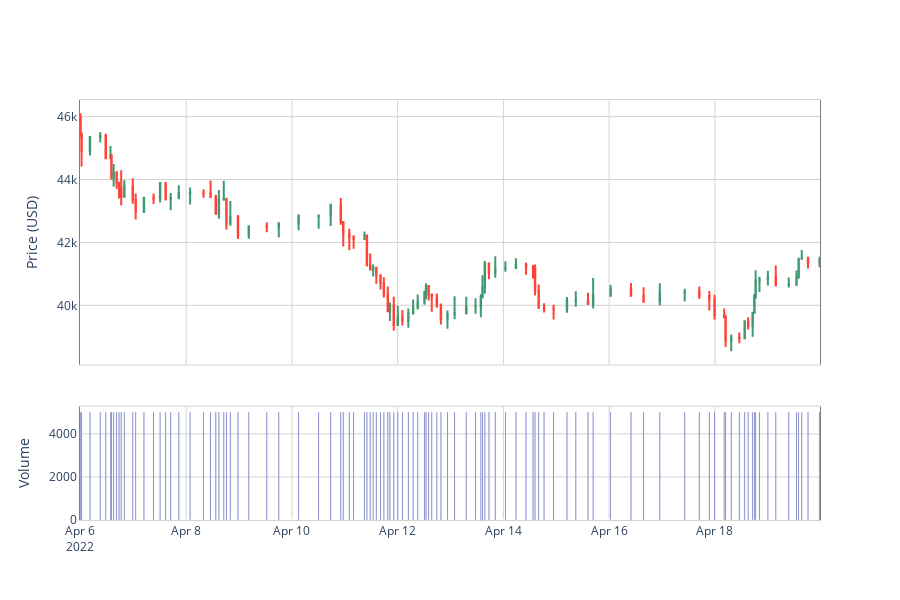

Notebook cell for this chart:
### Code cell
plot_candlestick_with_volume(btc_vol_subset, 'btc_vol_5000')
